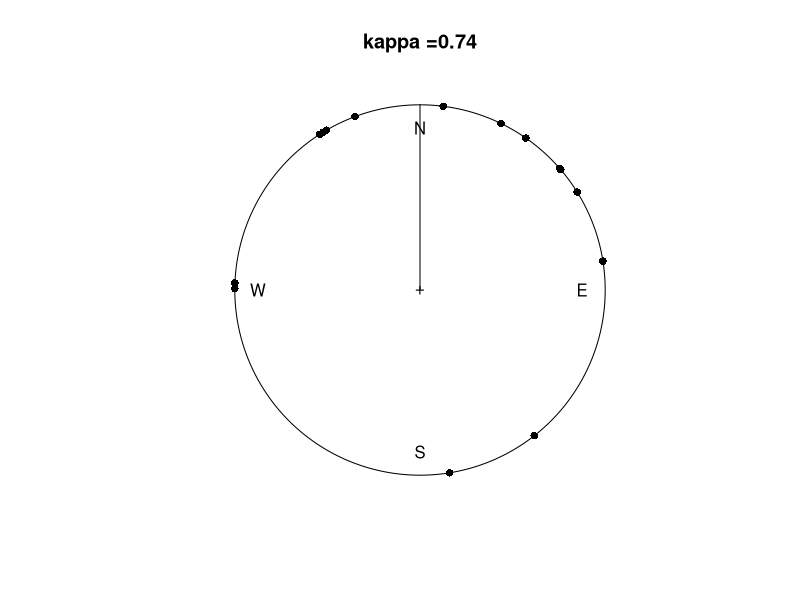
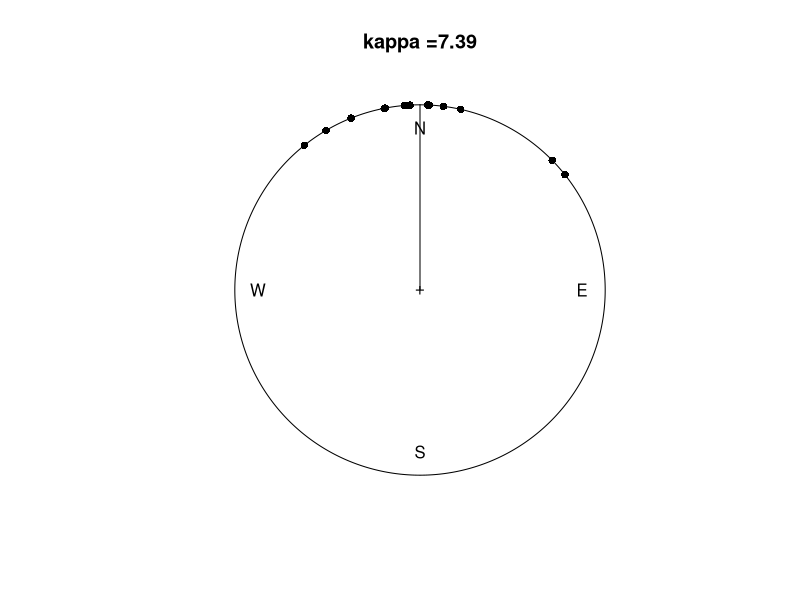
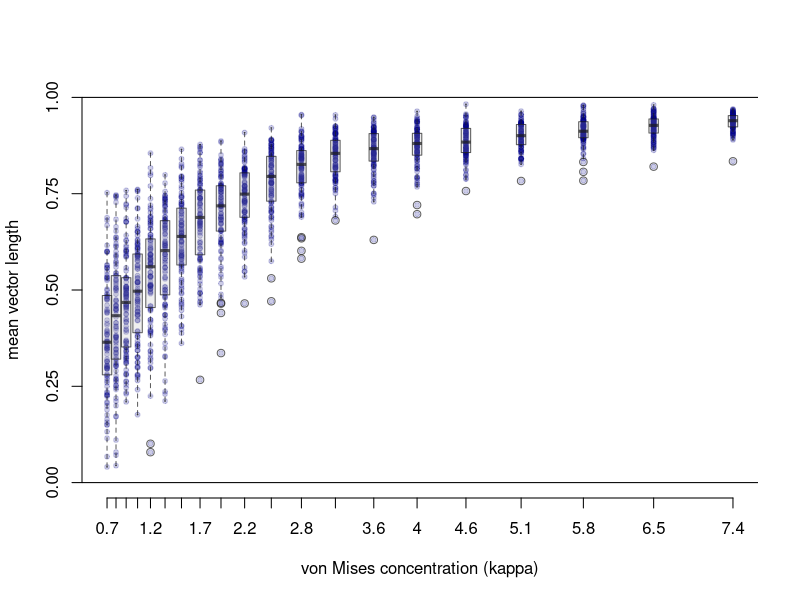
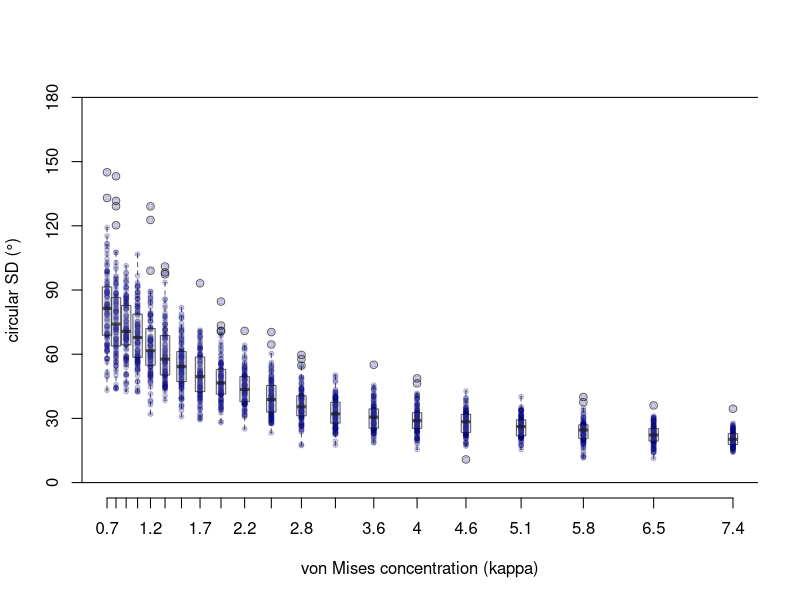
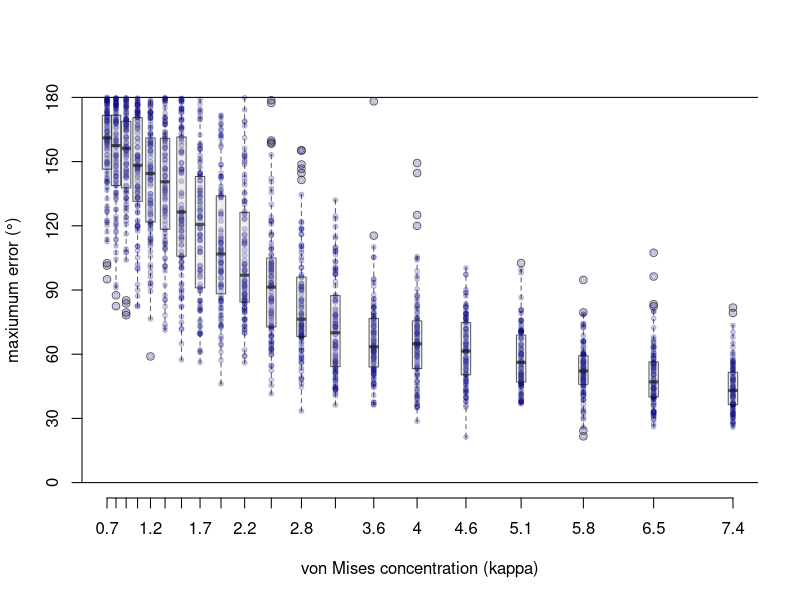
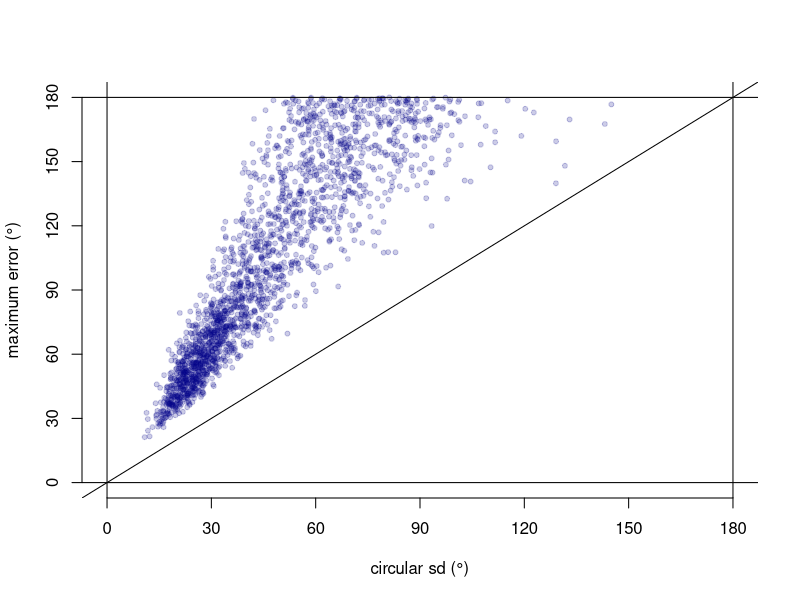

Write R code to recreate these figures, in order.
# Details ---------------------------------------------------------------
#       AUTHOR:	James Foster              DATE: 2023 05 22
#     MODIFIED:	James Foster              DATE: 2023 05 22
#
#  DESCRIPTION: Simulate waggle dance scatter. Compare "directional accuracy"
#               heuristic used by Dong and colleagues with traditional measures
#               of directional scatter.
#               
#       INPUTS: 
#               
#      OUTPUTS: Simulation result
#
#	   CHANGES: - 
#
#   REFERENCES: Shihao Dong et al., (2023)
#               Social signal learning of the waggle dance in honey bees.
#               Science 379,1015-1018. DOI:10.1126/science.ade1702
#               
#               Batschelet E (1981).
#               Graphical presentation, Chap 1.2, p. 4-6
#               Chapter 1: Measures of Location
#               In: Circular Statistics in Biology
#               Academic Press (London)
# 
#       USAGE:  
#TODO   ---------------------------------------------


# Seed random number generator --------------------------------------------
#simulation should be repeatable
set.seed(20230522)#today's date


# Load packages -----------------------------------------------------------
require(circular)
require(data.table)
require(beeswarm)

# Simulate data -----------------------------------------------------------
n_sim = 1e2
n_lev = 20
n_runs = 15# average for naïve dancers
log_kappa = seq(from = -0.3, to  = 2, length.out = n_lev) # von Mises distribution concentration parameter
kappas = exp(log_kappa)
# kappas = seq(from = 0, to = 20, length.out = n_lev)
dance_data = replicate(n = n_sim,
                       expr = {lapply(X = kappas,
                                     FUN = rvonmises,
                                     n = n_runs,
                                     mu = circular(0)
                                     )
                               },
                       simplify = FALSE
                      )

# Plot data range ---------------------------------------------------------
#worst oriented
plot.circular(dance_data[[1]][[1]], template = 'geographics', main = paste0('kappa =', round(kappas[1],2)))
arrows.circular(x = pi/2,length = 0)
#best oriented
plot.circular(dance_data[[1]][[n_lev]], template = 'geographics', main = paste0('kappa =', round(kappas[n_lev],2)))
arrows.circular(x = pi/2,length = 0)



# Calculate metrics -------------------------------------------------------
RhoFun = rho.circular
SDFun = function(x){sd.circular(x)*180/pi}
MaxErr = function(x_ang){max(abs(as.numeric(
  ifelse(x_ang > pi,
         yes = 2*pi - x_ang,
         no = x_ang) 
  )))*180/pi}

rho_matrix = cbind(kappas,
                   sapply(X = dance_data,
                  FUN = function(x)
                    {sapply(X = x,
                            FUN = RhoFun)})
                  )

sd_matrix = cbind(kappas,
                   sapply(X = dance_data,
                  FUN = function(x)
                    {sapply(X = x,
                            FUN = SDFun)})
                  )

mx_matrix = cbind(kappas,
                   sapply(X = dance_data,
                  FUN = function(x)
                    {sapply(X = x,
                            FUN = MaxErr)})
                  )

rho_data = data.table::melt(data = data.table(rho_matrix), 
                            id.vars = 'kappas')

sd_data = data.table::melt(data = data.table(sd_matrix), 
                            id.vars = 'kappas')

mx_data = data.table::melt(data = data.table(mx_matrix), 
                            id.vars = 'kappas')



# Plot rho ----------------------------------------------------------------
with(rho_data,
     plot(x = kappas,
          y = value,
           pch = 20, 
           col = adjustcolor('darkblue', alpha.f = 0.2),
           ylab = 'mean vector length',
           xlab = 'von Mises concentration (kappa)',
           ylim = c(0,1),
           axes = FALSE
           )
)
axis(1, at = kappas,labels= round(kappas, 1))
axis(2, at = seq(from = 0, to  = 1, by = 0.25))
abline(h = c(0,1))
boxplot(formula = value~kappas,
        data = rho_data,
        at = kappas,
        add = TRUE,
        col = gray(0.7, 0.2),
        border = gray(0.1, 0.7),
        pars = list(boxwex = 0.1, staplewex = 0.1, outwex = 0.1),
        axes = F
)

# Plot sd ----------------------------------------------------------------
with(sd_data,
     plot(x = kappas,
          y = value,
           pch = 20, 
           col = adjustcolor('darkblue', alpha.f = 0.2),
           ylab = 'circular SD (°)',
           xlab = 'von Mises concentration (kappa)',
           ylim = c(0,180),
           axes = FALSE
           )
)
axis(1, at = kappas,labels= round(kappas, 1))
axis(2, at = seq(from = 0, to  = 180, by = 30))
abline(h = c(0,180))
boxplot(formula = value~kappas,
        data = sd_data,
        at = kappas,
        add = TRUE,
        col = gray(0.7, 0.2),
        border = gray(0.1, 0.7),
        pars = list(boxwex = 0.1, staplewex = 0.1, outwex = 0.1),
        axes = F
)
# Plot max ----------------------------------------------------------------
with(mx_data,
     plot(x = kappas,
          y = value,
           pch = 20, 
           col = adjustcolor('darkblue', alpha.f = 0.2),
           ylab = 'maxiumum error (°)',
           xlab = 'von Mises concentration (kappa)',
           ylim = c(0,180),
           axes = FALSE
           )
)
axis(1, at = kappas,labels= round(kappas, 1))
axis(2, at = seq(from = 0, to  = 180, by = 30))
abline(h = c(0,180))
boxplot(formula = value~kappas,
        data = mx_data,
        at = kappas,
        add = TRUE,
        col = gray(0.7, 0.2),
        border = gray(0.1, 0.7),
        pars = list(boxwex = 0.1, staplewex = 0.1, outwex = 0.1),
        axes = F
)


# Plot sd vs max error ----------------------------------------------------


plot(x = sd_data$value,
    y = mx_data$value,
    pch = 20, 
    col = adjustcolor('darkblue', alpha.f = 0.2),
    xlab = 'circular sd (°)',
    ylab = 'maximum error (°)',
    xlim = c(0,180),
    ylim = c(0,180),
    axes = FALSE
)
axis(1, at = seq(from = 0, to  = 180, by = 30))
axis(2, at = seq(from = 0, to  = 180, by = 30))
abline(h = c(0,180),
       v = c(0,180),
       a = 0, b = 1)


# Check medians -----------------------------------------------------------


round(range(aggregate(x = value~kappas, data = sd_data, FUN = median)$value),2)
# [1] 20.23 81.41
round(range(aggregate(x = value~kappas, data = mx_data, FUN = median)$value),2)
# [1]   43.03 161.08
